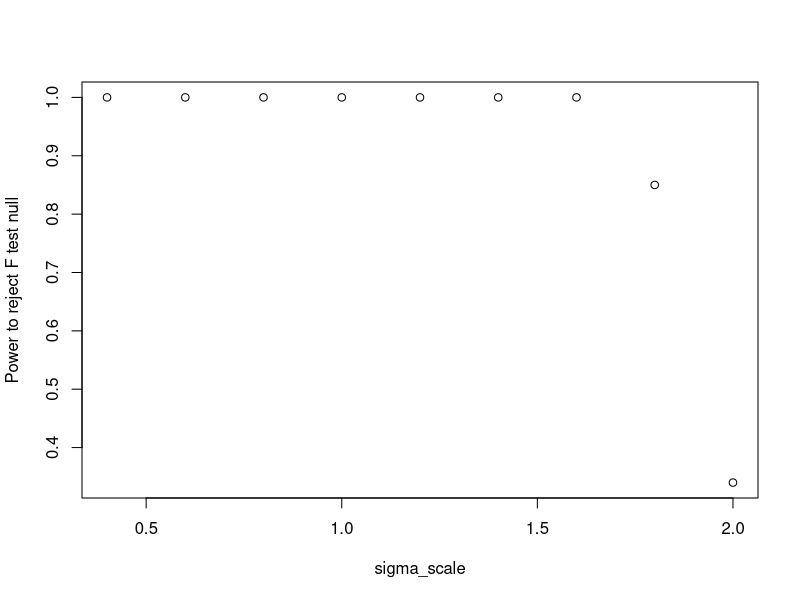
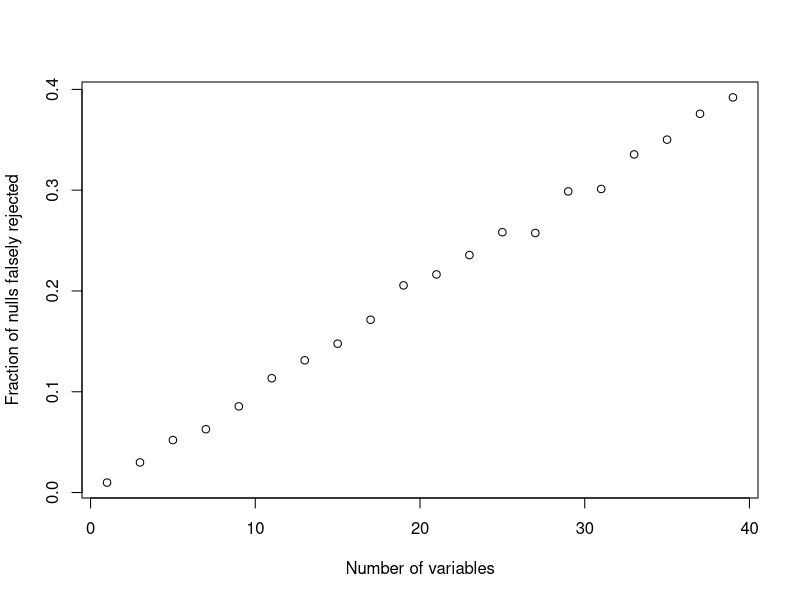
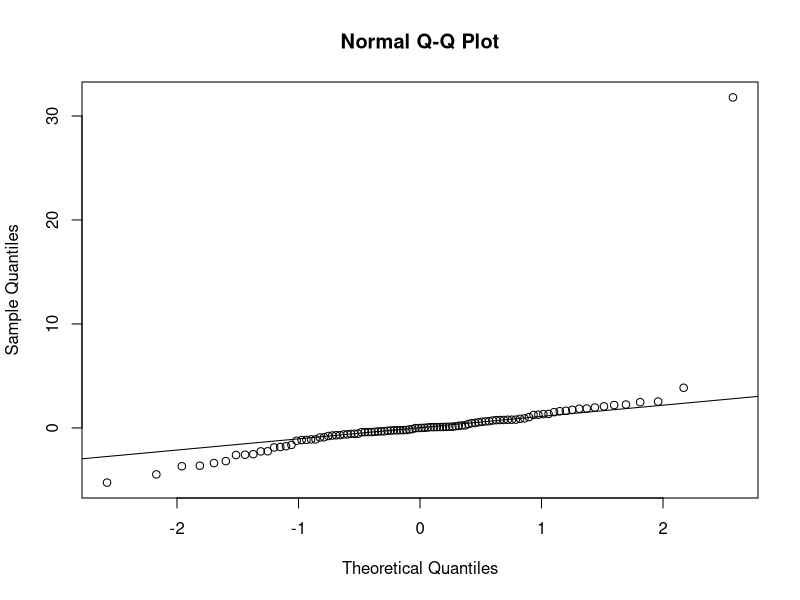
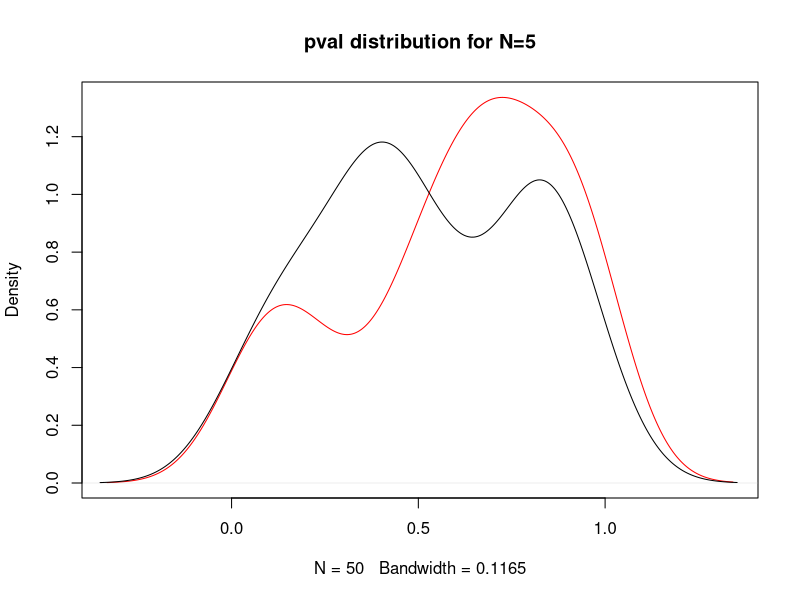
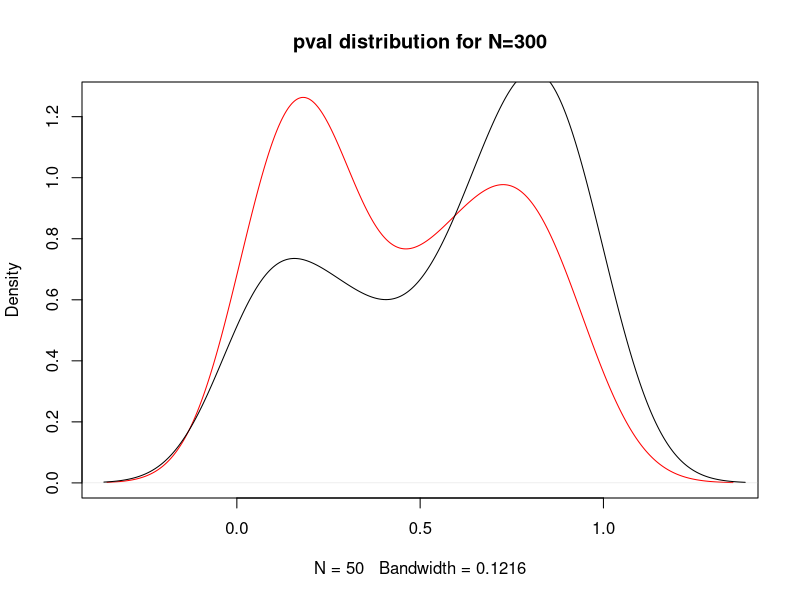
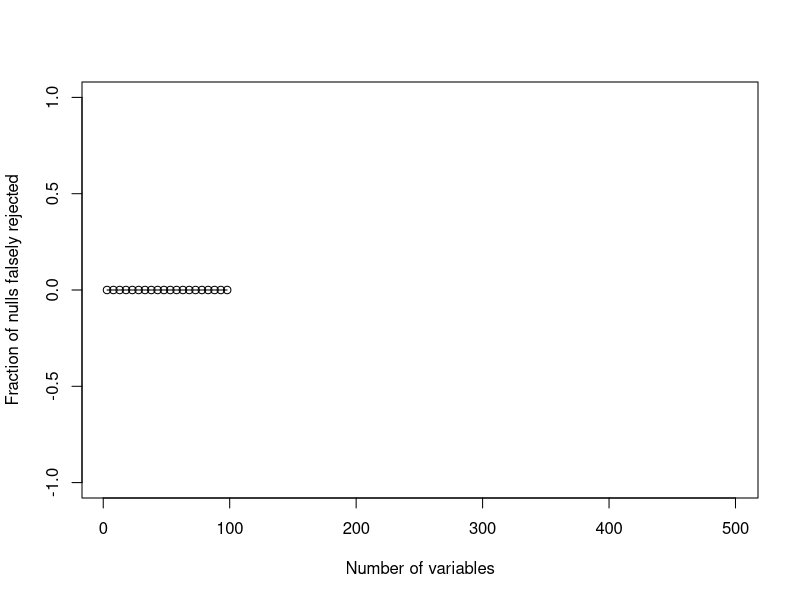

Recreate these plots in R, in order.
## ---- chunk 1
knitr::opts_chunk$set(echo = TRUE)
## ---- chunk 2
# Generate random X with N rows and p columns.
generate_X <- function(N, p) {
  X <- matrix(runif(N * p), nrow=N)

  return(as.data.frame(X))
}
## ---- chunk 3
c
generate_error <- function(X, sigma) {
  return(sigma * rnorm(nrow(X)))
}

# Generate Y using X, beta, and the error.
generate_Y <- function(X, beta, sigma) {
  return(as.matrix(X) %*% beta + generate_error(X, sigma))
}
## ---- chunk 4
# Return the p value for the F test of a linear model.
f_p_value <- function(fit) {
  fstat <- summary(fit)$fstatistic
  
  pf(fstat["value"], fstat["numdf"], fstat["dendf"], lower.tail=FALSE)
}

# Return the R^2 for a linear model fit.
r_squared <- function(fit) {
  summary(fit)$r.squared
}
## ---- chunk 5
beta <- c(-0.2, 0, -0.8)
sigma <- 0.5 # scale teh normal distribution

# What sample sizes should we try?
#sample_sizes <- 10:100
beta_scale <- seq(0.4, 2, by=0.2)
sigma_scale <- seq(0.4, 2, by=0.2)

# For each sample size, what fraction of the tests were significant?
num_significant <- numeric(length(beta_scale))

# How many times should we try at each sample size?
num_trials <- 100
N <- 50

for (jj in seq_along(sigma_scale)) {
 # beta <- beta*beta_scale[jj]/1.0
  sigma <- sigma*sigma_scale[jj]
  
  for (ii in 1:num_trials) {
    X <- generate_X(N, length(beta))
    Y <- generate_Y(X, beta, sigma)
  
    fit <- lm(Y ~ ., data=X) # . means "all columns"
    
    if (f_p_value(fit) <= 0.05) {
      num_significant[jj] <- num_significant[jj] + 1
    }
  }
}

plot(sigma_scale, num_significant / num_trials,
     xlab="sigma_scale", ylab="Power to reject F test null")
## ---- chunk 6
sigma <- 0.5

# Sample size to try -- needs to be bigger than the number of variables
N <- 100

# How many variables to use in our model
num_variables <- seq(1, 40, by=2)

# For each number of variables, what fraction of the tests were significant?
num_significant <- numeric(length(num_variables))

# How many times should we try?
num_trials <- 50

# what is r squared?
rsq <- numeric(length(num_variables))

for (jj in seq_along(num_variables)) {
  p <- num_variables[jj]

  for (ii in 1:num_trials) {
    X <- generate_X(N, p)
    
    # Don't bother using generate_Y, because beta is 0. It would just do a matrix
    # multiplication with 0 for no purpose.
    Y <- generate_error(X, sigma)
    
    fit <- lm(Y ~ ., data=X)
    # stepwise regression 
    #step_fit <- step(fit, trace=0) # do stepwise regression
    
    # calculate r squared
    rsq[jj] <- rsq[jj]+ summary(fit)$r.squared
    
    #if (length(coef(step_fit)) > 1 && f_p_value(step_fit) <= 0.05) {
    # if (length(coef(fit)) > 1 && f_p_value(fit) <= 0.05) {
    #   num_significant[jj] <- num_significant[jj] + 1
    # }
  }
}

rsq <- rsq/num_trials # take the average of all the r squareds
plot(num_variables,rsq,  #num_significant / num_trials,
     xlab="Number of variables", ylab="Fraction of nulls falsely rejected")
## ---- chunk 7
# Generate errors for all X. The errors are t-distributed with 2 degrees of freedom.
generate_error_t <- function(X, sigma) {
  return(sigma * rt(nrow(X), df=2)) # rt generates random deviates.
}
## ---- chunk 8
data <- rt(100, df=2)
qqnorm(data)
qqline(data)
## ---- chunk 9
# https://stackoverflow.com/questions/5587676/pull-out-p-values-and-r-squared-from-a-linear-regression
lmp <- function (modelobject) {
    if (class(modelobject) != "lm") stop("Not an object of class 'lm' ")
    f <- summary(modelobject)$fstatistic
    p <- pf(f[1],f[2],f[3],lower.tail=F)
    attributes(p) <- NULL
    return(p)
}

sigma <- 0.5

# How many variables to use in our model
p <- 3
N <- c(5, 300) # try a large N and small N

# How many times should we try?
num_trials <- 50

for (jj in N) {
  X <- generate_X(jj, p)
  pvals_tdist <- numeric(length(num_trials))
  pvals_ndist <- numeric(length(num_trials))
  for (ii in 1:num_trials) {
    Y_tdist <- generate_error_t(X, sigma)/sqrt(jj)
    #Y_tdist <- Y_tdist/max(Y_tdist) #scale t distribution so it has the same standard deviation
    Y_ndist <- generate_error(X, sigma)
    fit_t <- lm(Y_tdist ~ ., data=X)
    fit_n <- lm(Y_ndist ~ ., data=X)
    
    pvals_tdist[ii] <- f_p_value(fit_t)
    pvals_ndist[ii] <- f_p_value(fit_n)
  }
  # now make a plot of the pvals.
  d <- density(pvals_tdist)
  d2 <- density(pvals_ndist)
  
  plot(d, col = "red", main = paste0("pval distribution for N=", jj))
  lines(d2)
 legend = c("bottomleft", legend= c("tdist", "ndist"))
 # title(main = paste0("pval distribution for N=", jj))
}
## ---- chunk 10
sigma <- 0.5

# For each number of variables, what fraction of the tests were significant?
num_significant <- numeric(length(num_variables))
num_significant_t <- numeric(length(num_variables))
# How many variables to use in our model
p <- 3
N <- seq(p, 500, by=5) # Sample size
n_pvals_tdist <- numeric(length(N))
n_pvals_ndist <- numeric(length(N))

for (jj in length(N)) {
  n <- N[jj]
  for (ii in 1:num_trials) {
    X <- generate_X(n, p)
    
    Y_tdist <- generate_error_t(X, sigma)/sqrt(n)#scale t distribution so it has the same standard deviation 
    Y_ndist <- generate_error(X, sigma)
    
    fit_t <- lm(Y_tdist ~ ., data=X)
    fit_n <- lm(Y_ndist ~ ., data=X)

    if (length(coef(fit_t)) > 1 && f_p_value(fit_t) <= 0.05) {
      num_significant[jj] <- num_significant[jj] + 1
    }
    if (length(coef(fit_n)) > 1 && f_p_value(fit_n) <= 0.05) {
      num_significant_t[jj] <- num_significant[jj] + 1
    }
  }
}

# Do you observe any differences in the behavior of the hypothesis test?
     #xlab="N", ylab="Density")

# What do the effects of non-normality appear to be on the F test?
plot(N, num_significant_t / num_trials,
     xlab="Number of variables", ylab="Fraction of nulls falsely rejected")
lines(N,num_significant / num_trials)
 legend = c("bottomleft", legend= c("tdist", "ndist"))

